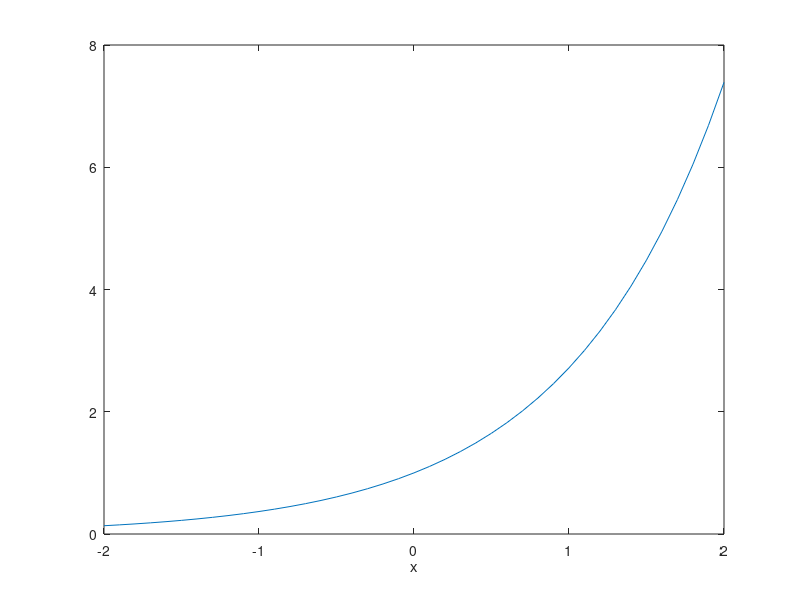

Reproduce this figure in MATLAB.
%example script

% declaring a variable
a = 2

% end a statement with seimicolon to supress output
b = 2.7;

%basic built-in funtions
%highlight code with mouse and right click for options

c = (a+b)^2

% finding which variables are in the workspace
who

% with more details
whos

%clear a variable
clear b

%now see what variables we have
who

%build a small matrix by hand
M = [1,3;2,4]  %[m11,m12;m21,m22]

%scalar times a matrix
3*M

%make an Identity matrix
I = eye(2)

%multiply matrices
I*M

%add two matrices
N = I + M

%find the first column of N
N(:,1)

%find second row of N
N(2,:)

%what does this do?
N(2,2)

%find the size of a matrix
size(N)

%Make a random matrix
R = rand(5,6)


%Lets make some loops to add up all the numbers in the matrix R
[n,m] = size(R);
s = 0;
%right click on the following block and choose "smart indent"
for i = 1:n
    for j = 1:m
        s = s + R(i,j);
    end
end

%what is our answer?
s

%matlab usually has a better way to do things
sum(R(:))


%let's clear all variables
clear i j m n R s


%plotting
x = -2:0.1:2; % list of numbers from -2 to 2 with spacing 0.1

%what are the first 7 numbers in x
x(1:7)

%put x into a built-in function
y = exp(x);

%plot and label the axes
plot(x,y)
xlabel('x')